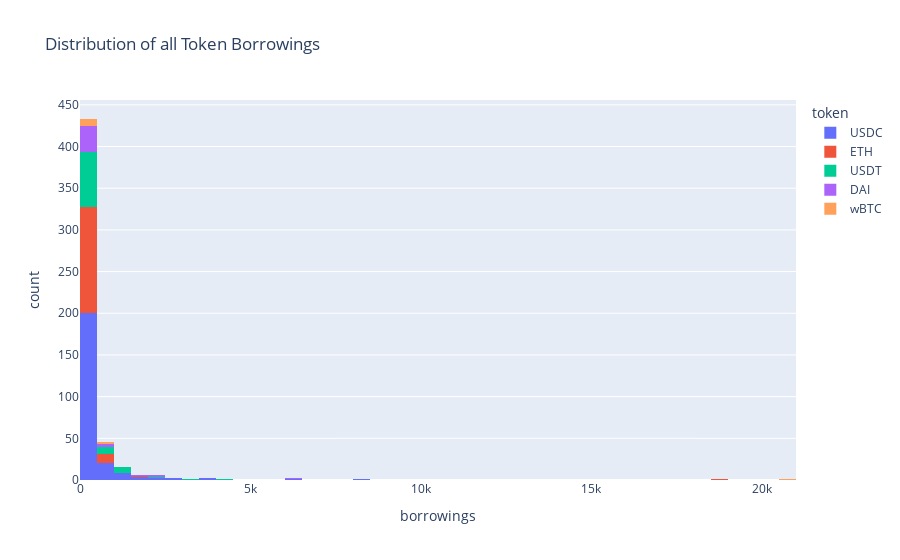

Notebook source saved alongside this figure:
### Code cell
# Comparative Token Distribution

tmp = [
    {'token': token, 'borrowings': user_state.token_states[token].borrowings * prices.prices[token] / 10**constants.get_decimals(token)}
    for user_state in state.user_states.values()
    for token in constants.symbol_decimals_map.keys()
]

token_data = pandas.DataFrame(tmp)
token_data['borrowings'] = token_data['borrowings'].astype(float)
token_data = token_data[token_data['borrowings'] > 100]
fig = px.histogram(token_data, x='borrowings', color='token', title='Distribution of all Token Borrowings')
fig.show()

### Figure 1 — Plotly figure (JSON) as saved in the notebook; plotly's stock layout.template omitted (floating-point values rounded to 4 significant figures; data arrays with more than 128 entries replaced by an {"elided": "..."} marker saying what was removed)
{"data": [{"alignmentgroup": "True", "bingroup": "x", "hovertemplate": "token=USDC<br>borrowings=%{x}<br>count=%{y}<extra></extra>", "legendgroup": "USDC", "marker": {"color": "#636efa", "pattern": {"shape": ""}}, "name": "USDC", "offsetgroup": "USDC", "orientation": "v", "showlegend": true, "type": "histogram", "x": {"elided": "241 float values"}, "xaxis": "x", "yaxis": "y"}, {"alignmentgroup": "True", "bingroup": "x", "hovertemplate": "token=ETH<br>borrowings=%{x}<br>count=%{y}<extra></extra>", "legendgroup": "ETH", "marker": {"color": "#EF553B", "pattern": {"shape": ""}}, "name": "ETH", "offsetgroup": "ETH", "orientation": "v", "showlegend": true, "type": "histogram", "x": {"elided": "141 float values"}, "xaxis": "x", "yaxis": "y"}, {"alignmentgroup": "True", "bingroup": "x", "hovertemplate": "token=USDT<br>borrowings=%{x}<br>count=%{y}<extra></extra>", "legendgroup": "USDT", "marker": {"color": "#00cc96", "pattern": {"shape": ""}}, "name": "USDT", "offsetgroup": "USDT", "orientation": "v", "showlegend": true, "type": "histogram", "x": [118.4, 102.0, 373.9, 114.8, 416.6, 300.7, 519.6, 108.5, 398.4, 101.9, 998.9, 114.0, 107.3, 101.6, 318.9, 248.8, 142.8, 110.0, 422.8, 515.5, 1120.0, 3914.0, 100.5, 184.5, 101.1, 102.5, 108.5, 1095.0, 109.1, 323.6, 320.0, 498.7, 114.2, 311.9, 928.4, 129.4, 2688.0, 109.4, 123.4, 116.7, 225.9, 1494.0, 205.1, 4182.0, 204.2, 602.6, 1325.0, 110.6, 221.0, 535.8, 3176.0, 209.1, 139.5, 114.5, 141.7, 106.9, 246.9, 331.3, 149.3, 110.5, 141.6, 270.9, 159.2, 144.9, 104.5, 119.4, 102.9, 140.4, 119.7, 1315.0, 1052.0, 320.7, 139.3, 199.0, 981.3, 1034.0, 101.3, 149.1, 135.7, 339.3, 144.8, 363.7, 749.6, 995.0, 104.9, 2487.0], "xaxis": "x", "yaxis": "y"}, {"alignmentgroup": "True", "bingroup": "x", "hovertemplate": "token=DAI<br>borrowings=%{x}<br>count=%{y}<extra></extra>", "legendgroup": "DAI", "marker": {"color": "#ab63fa", "pattern": {"shape": ""}}, "name": "DAI", "offsetgroup": "DAI", "orientation": "v", "showlegend": true, "type": "histogram", "x": [499.8, 1996.0, 199.6, 206.7, 148.8, 240.1, 539.3, 106.3, 132.1, 988.5, 162.0, 103.0, 104.0, 258.6, 106.1, 108.6, 317.1, 394.7, 339.3, 783.5, 394.2, 122.8, 118.6, 123.5, 296.4, 256.8, 119.0, 147.3, 268.6, 139.7, 110.2, 227.8, 149.2, 114.1, 126.6, 124.3, 6024.0, 2163.0, 2082.0], "xaxis": "x", "yaxis": "y"}, {"alignmentgroup": "True", "bingroup": "x", "hovertemplate": "token=wBTC<br>borrowings=%{x}<br>count=%{y}<extra></extra>", "legendgroup": "wBTC", "marker": {"color": "#FFA15A", "pattern": {"shape": ""}}, "name": "wBTC", "offsetgroup": "wBTC", "orientation": "v", "showlegend": true, "type": "histogram", "x": [108.2, 102.1, 1067.0, 304.8, 100.6, 305.6, 549.0, 118.3, 20560.0, 858.4, 101.1, 739.9, 435.7], "xaxis": "x", "yaxis": "y"}], "layout": {"barmode": "relative", "legend": {"title": {"text": "token"}, "tracegroupgap": 0}, "title": {"text": "Distribution of all Token Borrowings"}, "xaxis": {"anchor": "y", "domain": [0, 1], "title": {"text": "borrowings"}}, "yaxis": {"anchor": "x", "domain": [0, 1], "title": {"text": "count"}}}}
